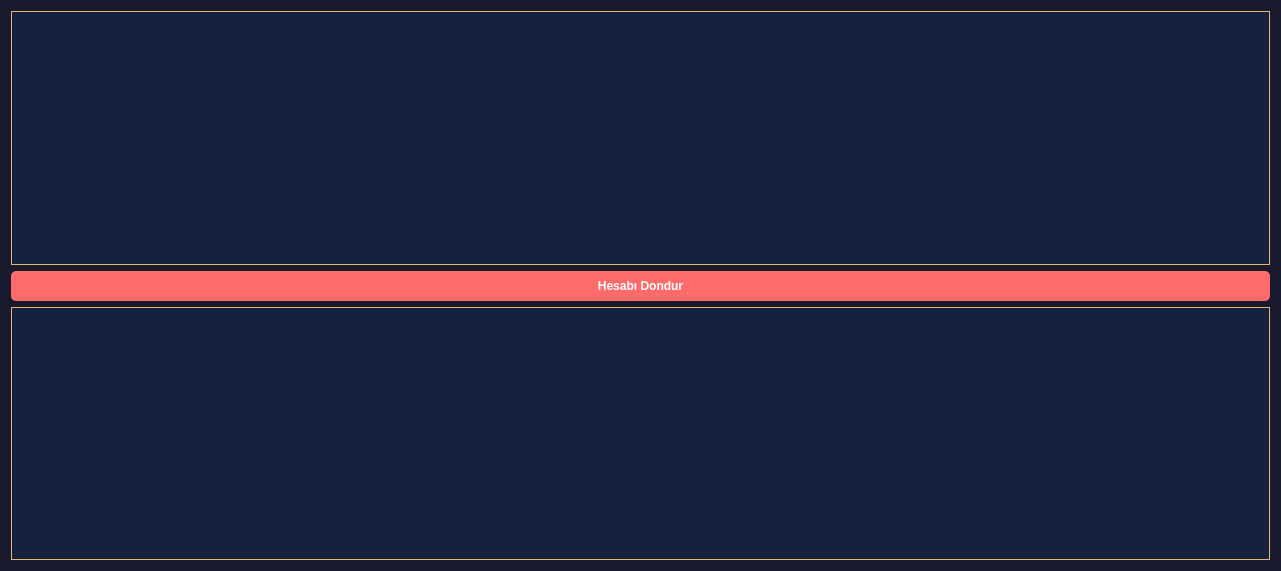
<?xml version="1.0" encoding="UTF-8"?>
<ui version="4.0">
 <class>AdminDashboard</class>
 <widget class="QWidget" name="AdminDashboard">
  <property name="geometry">
   <rect>
    <x>0</x>
    <y>0</y>
    <width>1281</width>
    <height>571</height>
   </rect>
  </property>
  <property name="windowTitle">
   <string>Form</string>
  </property>
  <property name="styleSheet">
   <string notr="true">/* Ana Arkaplan */
QWidget {
    background-color: #1a1a2e;
    color: white;
}

/* Tablolar */
QTableWidget {
    background-color: #16213e;
    border: 1px solid #e2b96f;
    color: white;
    gridline-color: #e2b96f;
}

/* Tablo Başlıkları */
QHeaderView::section {
    background-color: #e2b96f;
    color: #1a1a2e;
    font-weight: bold;
}

/* Altın Rengi Standart Butonlar */
QPushButton {
    background-color: #e2b96f;
    color: #1a1a2e;
    border-radius: 5px;
    padding: 8px;
    font-weight: bold;
}

QPushButton:hover {
    background-color: #cda256;
}

/* Tehlikeli Buton (Sadece Hesabı Dondur butonunu kırmızı yapar) */
QPushButton#btnHesapDondur {
    background-color: #ff6b6b;
    color: white;
}

QPushButton#btnHesapDondur:hover {
    background-color: #e55a5a;
}</string>
  </property>
  <layout class="QVBoxLayout" name="verticalLayout">
   <item>
    <widget class="QTableWidget" name="tableMusteriler"/>
   </item>
   <item>
    <widget class="QPushButton" name="btnHesapDondur">
     <property name="text">
      <string>Hesabı Dondur</string>
     </property>
    </widget>
   </item>
   <item>
    <widget class="QTableWidget" name="tableLoglar"/>
   </item>
  </layout>
 </widget>
 <resources/>
 <connections/>
</ui>
